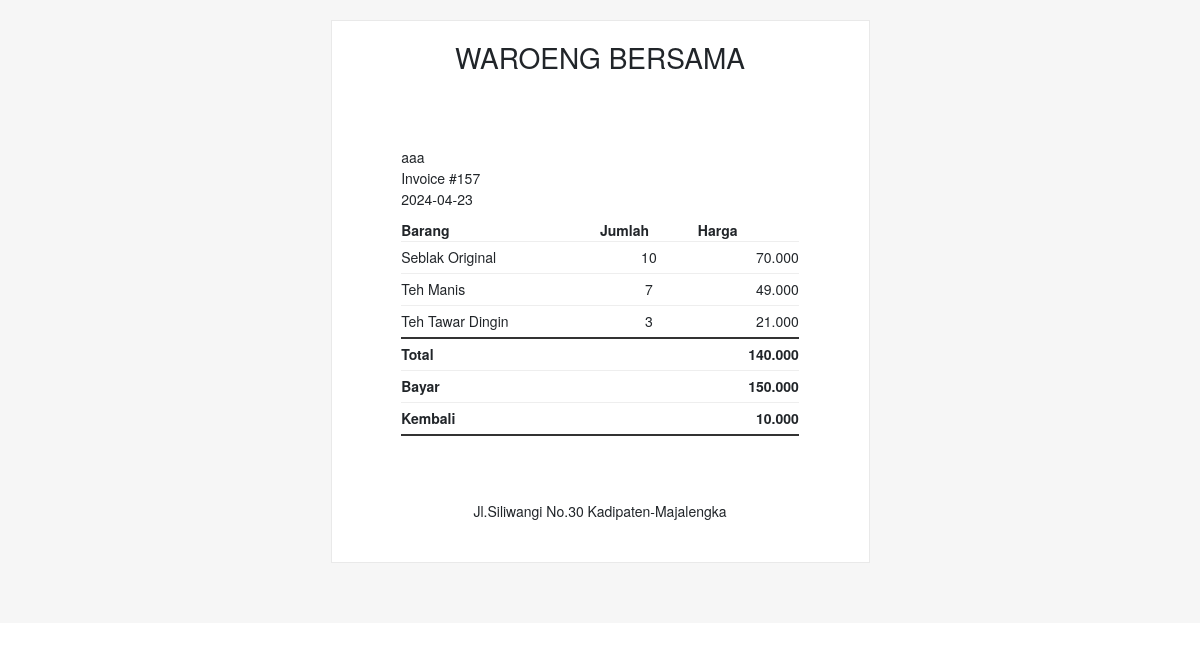
/transaksi/nota.php?id=157, run on the app's committed database.
### tables this page shows
CREATE TABLE `pelanggan` (
  `PelangganID` int(11) NOT NULL,
  `NamaPelanggan` varchar(255) NOT NULL,
  `Alamat` text NOT NULL,
  `NomorTelepon` varchar(15) NOT NULL
);

CREATE TABLE `penjualan` (
  `PenjualanID` int(11) NOT NULL,
  `TanggalPenjualan` date NOT NULL,
  `TotalHarga` decimal(10,2) NOT NULL,
  `Bayar` decimal(10,2) NOT NULL,
  `Kembali` decimal(10,2) NOT NULL,
  `PelangganID` int(11) NOT NULL
);

CREATE TABLE `detailpenjualan` (
  `DetailID` int(11) NOT NULL,
  `PenjualanID` int(11) NOT NULL,
  `kode_produk` varchar(50) NOT NULL,
  `JumlahProduk` int(11) NOT NULL,
  `Subtotal` decimal(10,0) NOT NULL
);

CREATE TABLE `produk` (
  `ProdukID` int(11) NOT NULL,
  `kode_produk` varchar(50) NOT NULL,
  `NamaProduk` varchar(255) NOT NULL,
  `Harga` decimal(10,2) NOT NULL,
  `Stok` int(11) NOT NULL
);

### transaksi/nota.php (the view, shortened to what this page needs)
<!DOCTYPE html>
<html lang="en">
<head>
    <link href="https://cdn.jsdelivr.net/npm/bootstrap@5.3.2/dist/css/bootstrap.min.css" rel="stylesheet">
</head>
<body onload="javascript:window.print()">
    <?php
        include "config.php";
        $id=$_GET['id'];
        $pel=mysqli_query($koneksi, "select * from penjualan where PenjualanID = '$id'");
        $data=mysqli_fetch_array($pel);
        $pelid = $data['PelangganID'];
        $pen=mysqli_query($koneksi, "select * from pelanggan where PelangganID = '$pelid' ");
        $datapen=mysqli_fetch_array($pen);
    ?>
<table class="body-wrap">
    <tbody><tr>
        <td class="container" width="600">
            <div class="content">
                <table class="main" width="100%" cellpadding="0" cellspacing="0">
                    <tbody><tr>
                        <td class="content-wrap aligncenter">
                            <table width="100%" cellpadding="0" cellspacing="0">
                                <tbody><tr>
                                    <td class="content-block">
                                        <h2>WAROENG BERSAMA</h2>
                                    </td>
                                </tr>
                                <tr>
                                    <td class="content-block">
                                        <table class="invoice">
                                            <tbody><tr>
                                                <td><?= $datapen['NamaPelanggan'] ?><br>Invoice #<?= $data['PenjualanID'] ?><br><?= $data['TanggalPenjualan'] ?></td>
                                            </tr>
                                            <tr>
                                                <td>
                                                    <table class="invoice-items" cellpadding="0" cellspacing="0">
                                                        <thead>
                                                            <th>Barang</th>
                                                            <th align="center">Jumlah</th>
                                                            <th align="right">Harga</th>
                                                        </thead>
                                                        <tbody>
                                                        <?php
                                                    $bar = mysqli_query($koneksi, "select detailpenjualan.kode_produk, produk.NamaProduk, produk.Harga, detailpenjualan.Subtotal, detailpenjualan.JumlahProduk from detailpenjualan, produk where produk.kode_produk=detailpenjualan.kode_produk and detailpenjualan.PenjualanID='$id'");
                                                    $tot=0;
                                                    while($barang = mysqli_fetch_array($bar)){
                                                ?>
                                                        <tr>
                                                            <td><?= $barang['NamaProduk'] ?></td>
                                                            <td class="aligncenter"><?= $barang['JumlahProduk'] ?></td>
                                                            <td class="alignright"><?= number_format($barang['Subtotal'], 0, ',', '.') ?></td>
                                                        </tr>
                                                        <?php
                                                        $tot=$tot+$barang['Subtotal'];
                                                    }
                                                    ?>
                                                        <tr class="total">
                                                            <td class="alignleft" width="50%">Total</td>
                                                            <td></td>
                                                            <td class="alignright"><?php echo number_format($tot, 0, ',', '.'); ?></td>
                                                        </tr>
                                                        <tr class="total3">
                                                            <td class="alignleft" width="50%">Bayar</td>
                                                            <td></td>
                                                            <td class="alignright"><?php echo number_format($data['Bayar'], 0, ',', '.'); ?></td>
                                                        </tr>
                                                        <tr class="total2">
                                                            <td class="alignleft" width="50%">Kembali</td>
                                                            <td></td>
                                                            <td class="alignright"><?php echo number_format($data['Kembali'], 0, ',', '.'); ?></td>
                                                        </tr>
                                                    </tbody></table>
                                                </td>
                                            </tr>
                                        </tbody></table>
                                    </td>
                                </tr>
                                <tr>
                                    <td class="content-block">
                                        Jl.Siliwangi No.30 Kadipaten-Majalengka
                                    </td>
                                </tr>
                            </tbody></table>
                        </td>
                    </tr>
                </tbody></table>
                <div class="footer">
                </div></div>
        </td>
    </tr>
</tbody></table>
</body>
</html>

### transaksi/nota.php (style rules this page uses)
* { margin: 0; padding: 0; font-family: "Helvetica Neue", "Helvetica", Helvetica, Arial, sans-serif; box-sizing: border-box; font-size: 14px; }
body { -webkit-font-smoothing: antialiased; -webkit-text-size-adjust: none; width: 100% !important; height: 100%; line-height: 1.6; }
table td { vertical-align: top; }
body { background-color: #f6f6f6; }
.body-wrap { background-color: #f6f6f6; width: 100%; }
.container { display: block !important; max-width: 600px !important; margin: 0 auto !important; clear: both !important; }
.content { max-width: 600px; margin: 0 auto; display: block; padding: 20px; }
.main { background: #fff; border: 1px solid #e9e9e9; border-radius: 3px; }
.content-wrap { padding: 20px; }
.content-block { padding: 0 0 20px; }
.footer { width: 100%; clear: both; color: #999; padding: 20px; }
h1, h2, h3 { font-family: "Helvetica Neue", Helvetica, Arial, "Lucida Grande", sans-serif; color: #000; margin: 40px 0 0; line-height: 1.2; font-weight: 400; }
h2 { font-size: 24px; }
.aligncenter { text-align: center; }
.alignright { text-align: right; }
.alignleft { text-align: left; }
.invoice { margin: 40px auto; text-align: left; width: 80%; }
.invoice td { padding: 5px 0; }
.invoice .invoice-items { width: 100%; }
.invoice .invoice-items td { border-top: #eee 1px solid; }
.invoice .invoice-items .total td { border-top: 2px solid #333; font-weight: 700; }
.invoice .invoice-items .total2 td { border-bottom: 2px solid #333; font-weight: 700; }
.invoice .invoice-items .total3 td { font-weight: 700; }

### data on the page
pelanggan: NamaPelanggan "aaa"
penjualan: PenjualanID "157", TanggalPenjualan "2024-04-23", Bayar "150.000", Kembali "10.000"
detailpenjualan: produk.NamaProduk "Seblak Original", JumlahProduk "10", Subtotal "70.000"
detailpenjualan: produk.NamaProduk "Teh Manis", JumlahProduk "7", Subtotal "49.000"
detailpenjualan: produk.NamaProduk "Teh Tawar Dingin", JumlahProduk "3", Subtotal "21.000"

### other printed values
$tot "140.000"
